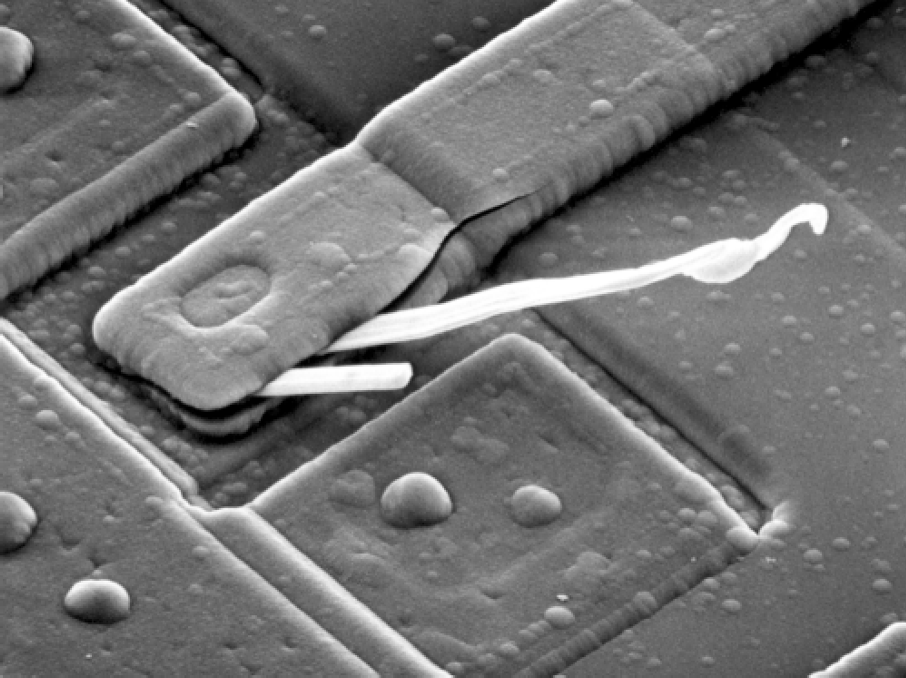
#> input picture DIP/DIP3E_CH04_Original_Images/DIP3E_Original_Images_CH04/Fig0429(a)(blown_ic).tif, 906 x 678 px, found by its file name
$ jupyter execute CSE_4734_L5.ipynb
#> lines starting #> are read from the running program, lines starting #| are printed output that depends on the picture
#Task 1: Low Pass Filters
You are required to implement three functions corresponding to three types of low pass filters. These are:
<ol>
<li> Ideal low pass filter </li>

<li> Butterworth filter </li>

<li> Gaussian filter </li>
</ol>
For each of these filters, we will be considering a parameter, $D_0$, which denotes the cutoff frequency. And in case of the Butterworth filter, we will consider an additional parameter, $n$, which denotes the order.

Complete the three functions given in the following code cells:

[cell 1]
import numpy as np
import cv2

[cell 2]
def idealLPF(image, D0):
  #Complete the code to implement this function

  #Define the filter H
  rows, cols = image.shape

  # Find the center coordinates
  crow, ccol = rows // 2, cols // 2


  u = np.arange(rows)
  v = np.arange(cols)
  U, V = np.meshgrid(u, v, indexing='ij')

  distance = np.sqrt((U - crow)**2 + (V - ccol)**2)

  # Initialize H with zeros
  H = np.zeros(image.shape)

  H[distance <= D0] = 1


  #Apply the filter

  ## Utilize the following code segment
  # Apply the 2D DFT and then shift the transformed domain.
  fshift = np.fft.fftshift(np.fft.fft2(image))

  # Apply the filter in the frequency domain
  fshift_filtered = fshift * H

  # Shift (inverse) the transformed domain and apply the 2D Inverse DFT.
  img_filtered = np.fft.ifft2(np.fft.ifftshift(fshift_filtered))

  # Take the magnitude of the complex values.
  blur_image = np.abs(img_filtered)

  return blur_image

[cell 3]
import matplotlib.pyplot as plt
import cv2
import numpy as np
import os

# Plot original vs low pass filtered image here


image = cv2.imread("/content/Fig0429(a)(blown_ic).tif", cv2.IMREAD_GRAYSCALE)
#> image is the input picture: shape (678, 906); min 0, max 255, mean 112.6
idealLPFImage = idealLPF(image, 50)

fig, axes = plt.subplots(1, 2, figsize=(12, 6))

axes[0].imshow(image, cmap='gray')
axes[0].set_title('Original Image')
axes[0].axis('off')

axes[1].imshow(idealLPFImage, cmap='gray')
axes[1].set_title('Ideal Low Pass Filter (D0=50)')
axes[1].axis('off')

plt.tight_layout()
plt.show()
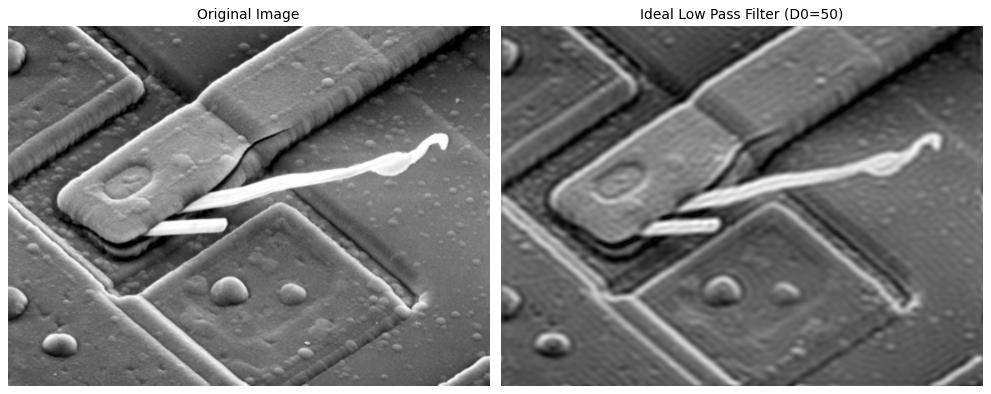
#> figure drawn by matplotlib, 2 panels

[cell 4]
def butterworthLPF(image, D0, n):
  #Define the filter H
  rows, cols = image.shape

  # Find the center coordinates
  crow, ccol = rows // 2, cols // 2


  u = np.arange(rows)
  v = np.arange(cols)
  U, V = np.meshgrid(u, v, indexing='ij')

  distance = np.sqrt((U - crow)**2 + (V - ccol)**2)

  # Initialize H with zeros
  H = np.zeros(image.shape)

  H = 1 / (1 + (distance / D0)**(2*n))


  #Apply the filter

  ## Utilize the following code segment
  # Apply the 2D DFT and then shift the transformed domain.
  fshift = np.fft.fftshift(np.fft.fft2(image))

  # Apply the filter in the frequency domain
  fshift_filtered = fshift * H

  # Shift (inverse) the transformed domain and apply the 2D Inverse DFT.
  img_filtered = np.fft.ifft2(np.fft.ifftshift(fshift_filtered))

  # Take the magnitude of the complex values.
  blur_image = np.abs(img_filtered)

  return blur_image

[cell 5]
import matplotlib.pyplot as plt
import cv2
import numpy as np
import os

# Plot original vs low pass filtered image here


image = cv2.imread("/content/Fig0429(a)(blown_ic).tif", cv2.IMREAD_GRAYSCALE)
butterworthLPFImage = butterworthLPF(image, 50, 2)

fig, axes = plt.subplots(1, 2, figsize=(12, 6))

axes[0].imshow(image, cmap='gray')
axes[0].set_title('Original Image')
axes[0].axis('off')

axes[1].imshow(idealLPFImage, cmap='gray')
axes[1].set_title('ButterWorthLDF Image with D0 = 50 and n = 2')
axes[1].axis('off')

plt.tight_layout()
plt.show()

[cell 6]
def gaussianLPF(image, D0):
  #Define the filter H
  rows, cols = image.shape

  # Find the center coordinates
  crow, ccol = rows // 2, cols // 2


  u = np.arange(rows)
  v = np.arange(cols)
  U, V = np.meshgrid(u, v, indexing='ij')

  distance = np.sqrt((U - crow)**2 + (V - ccol)**2)

  # Initialize H with zeros
  H = np.zeros(image.shape)


  H = np.exp(-(distance**2) / (2 * (D0**2)))


  #Apply the filter

  ## Utilize the following code segment
  # Apply the 2D DFT and then shift the transformed domain.
  fshift = np.fft.fftshift(np.fft.fft2(image))

  # Apply the filter in the frequency domain
  fshift_filtered = fshift * H

  # Shift (inverse) the transformed domain and apply the 2D Inverse DFT.
  img_filtered = np.fft.ifft2(np.fft.ifftshift(fshift_filtered))

  # Take the magnitude of the complex values.
  blur_image = np.abs(img_filtered)

  return blur_image

# Task 1: Output and Analysis
For this task, use an appropriate image from Chapter 04.zip. Use your previously implemented functions to show the outputs of the three low pass filters on the sample image. Provide your analysis on the following observations:
<ol>
<li> Explain the reasons for the ringing effect in case of ideal low pass filter. </li>

<li> How can the Butterworth filter be made to have similar effect as the Ideal low pass filter? </li>

<li> How can the Butterworth filter be made to have similar effect as the Gaussian filter? </li>
</ol>

[cell 7]
#Generate output for Task 2 here
import matplotlib.pyplot as plt
import cv2
import numpy as np
import os

# Plot original vs low pass filtered image here


image = cv2.imread("/content/Fig0445(a)(characters_test_pattern).tif", cv2.IMREAD_GRAYSCALE)
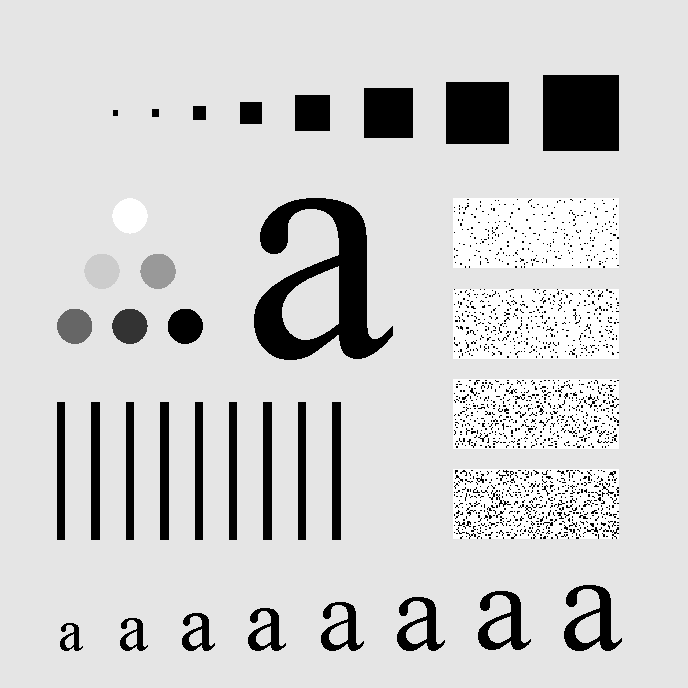
#> input picture DIP/DIP3E_CH04_Original_Images/DIP3E_Original_Images_CH04/Fig0445(a)(characters_test_pattern).tif, 688 x 688 px, found by its file name
#> image is the input picture: shape (688, 688); min 0, max 255, mean 207.3
idealLPFImage15 = idealLPF(image, 15)
idealLPFImage30 = idealLPF(image, 30)
idealLPFImage80 = idealLPF(image, 80)
#> call 4 of idealLPF, with D0 = 80
#> in idealLPF (call 4), `blur_image = np.abs(img_filtered)`:
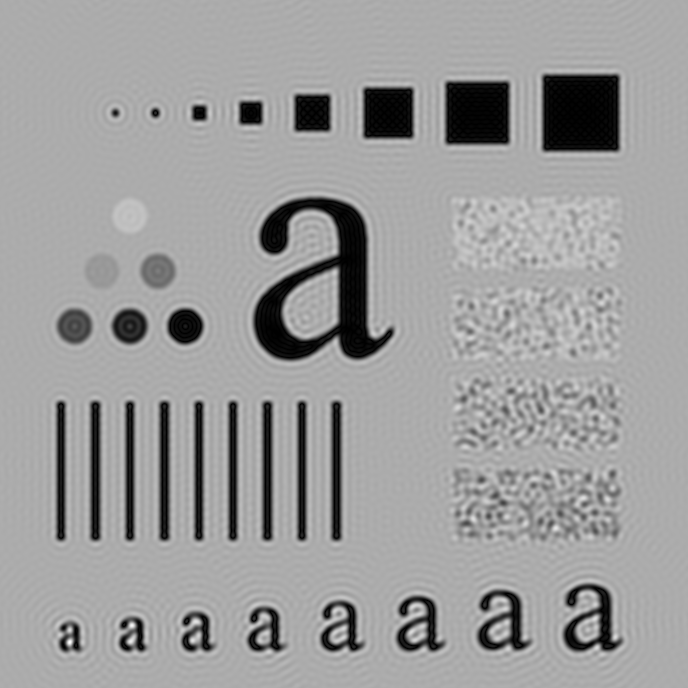
#> blur_image: shape (688, 688) float64; min 4.72e-05, max 339.5, mean 208.5; drawn with min black and max white
butterworthLPFImage15 = butterworthLPF(image, 15, 2)
butterworthLPFImage30 = butterworthLPF(image, 30, 2)
#> call 3 of butterworthLPF, with D0 = 30, n = 2
#> in butterworthLPF (call 3), `blur_image = np.abs(img_filtered)`:
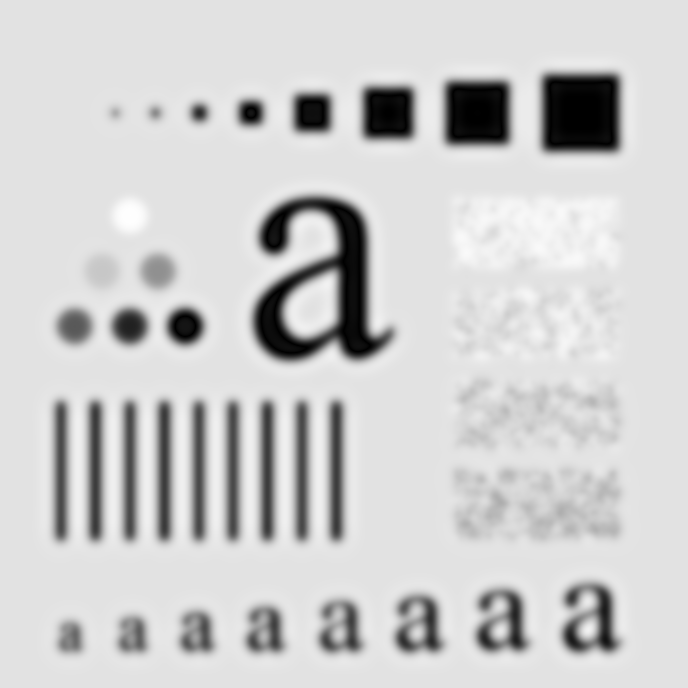
#> blur_image: shape (688, 688) float64; min 0.00194, max 257.5, mean 207.6; drawn with min black and max white
butterworthLPFImage80 = butterworthLPF(image, 80, 2)
#> call 4 of butterworthLPF, with D0 = 80, n = 2
#> in butterworthLPF (call 4), `blur_image = np.abs(img_filtered)`:
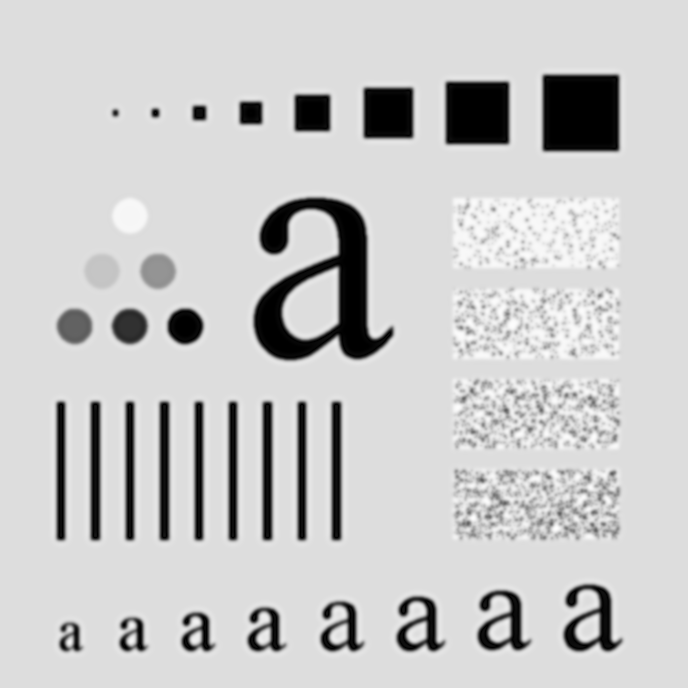
#> blur_image: shape (688, 688) float64; min 1.79e-08, max 263.5, mean 207.7; drawn with min black and max white
gaussianLPFImage80 = gaussianLPF(image, 80)
gaussianLPFImage15 = gaussianLPF(image, 15)
gaussianLPFImage30 = gaussianLPF(image, 30)


fig, axes = plt.subplots(3, 3, figsize=(12, 6))


axes[0][0].imshow(butterworthLPFImage15, cmap='gray')
axes[0][0].set_title('Butterworth LPF with D0 = 15 ')

axes[0][1].imshow(butterworthLPFImage30, cmap='gray')
axes[0][1].set_title('Butterworth LPF with D0 = 30')

axes[0][2].imshow(butterworthLPFImage80, cmap='gray')
axes[0][2].set_title('Butterworth LPF with D0 = 80')


axes[2][0].imshow(idealLPFImage15, cmap='gray')
axes[2][0].set_title('Ideal Low Pass Filter (D0=15)')

axes[2][1].imshow(idealLPFImage30, cmap='gray')
axes[2][1].set_title('Ideal Low Pass Filter (D0=30)')

axes[2][2].imshow(idealLPFImage80, cmap='gray')
axes[2][2].set_title('Ideal Low Pass Filter (D0=80)')


axes[1][1].imshow(gaussianLPFImage30, cmap='gray')
axes[1][1].set_title('Gaussian LPF with D0 = 30')

axes[1][2].imshow(gaussianLPFImage80, cmap='gray')
axes[1][2].set_title('Gaussian LPF with D0 = 80')

axes[1][0].imshow(gaussianLPFImage15, cmap='gray')
axes[1][0].set_title('Gaussian LPF with D0 = 15')


plt.tight_layout()
plt.show()

##Analysis:
[Write your analysis here]

# Task 2
For this task, you are required to write three functions  that will each convert the low pass filters implemented in Task 1 into their corresponding high pass versions.

[cell 8]
def idealHPF(image, D0):
  #Define the filter H
  rows, cols = image.shape

  # Find the center coordinates
  crow, ccol = rows // 2, cols // 2


  u = np.arange(rows)
  v = np.arange(cols)
  U, V = np.meshgrid(u, v, indexing='ij')

  distance = np.sqrt((U - crow)**2 + (V - ccol)**2)

  # Initialize H with zeros
  H = np.ones(image.shape)

  H[distance <= D0] = 0


  #Apply the filter

  ## Utilize the following code segment
  # Apply the 2D DFT and then shift the transformed domain.
  fshift = np.fft.fftshift(np.fft.fft2(image))

  # Apply the filter in the frequency domain
  fshift_filtered = fshift * H

  # Shift (inverse) the transformed domain and apply the 2D Inverse DFT.
  img_filtered = np.fft.ifft2(np.fft.ifftshift(fshift_filtered))

  # Take the magnitude of the complex values.
  blur_image = np.abs(img_filtered)

  return blur_image

[cell 9]
def butterworthHPF(image, D0, n):
  rows, cols = image.shape

  # Find the center coordinates
  crow, ccol = rows // 2, cols // 2


  u = np.arange(rows)
  v = np.arange(cols)
  U, V = np.meshgrid(u, v, indexing='ij')

  distance = np.sqrt((U - crow)**2 + (V - ccol)**2)

  # Initialize H with zeros
  H = np.ones(image.shape)

  epsilon = 1e-5

  # Now the center pixel (distance=0) becomes (distance=0.00001)
  # The formula becomes 1 / (1 + HugeNumber), which correctly results in 0.
  H = 1 / (1 + (D0 / (distance + epsilon))**(2*n))


  #Apply the filter

  ## Utilize the following code segment
  # Apply the 2D DFT and then shift the transformed domain.
  fshift = np.fft.fftshift(np.fft.fft2(image))

  # Apply the filter in the frequency domain
  fshift_filtered = fshift * H

  # Shift (inverse) the transformed domain and apply the 2D Inverse DFT.
  img_filtered = np.fft.ifft2(np.fft.ifftshift(fshift_filtered))

  # Take the magnitude of the complex values.
  blur_image = np.abs(img_filtered)
  return blur_image

[cell 10]
def gaussianHPF(image, D0):
  rows, cols = image.shape

  # Find the center coordinates
  crow, ccol = rows // 2, cols // 2


  u = np.arange(rows)
  v = np.arange(cols)
  U, V = np.meshgrid(u, v, indexing='ij')

  distance = np.sqrt((U - crow)**2 + (V - ccol)**2)

  # Initialize H with zeros
  H = np.ones(image.shape)

  H = np.exp(-(distance**2) / (2 * (D0**2)))


  #Apply the filter

  ## Utilize the following code segment
  # Apply the 2D DFT and then shift the transformed domain.
  fshift = np.fft.fftshift(np.fft.fft2(image))

  # Apply the filter in the frequency domain
  fshift_filtered = fshift * H

  # Shift (inverse) the transformed domain and apply the 2D Inverse DFT.
  img_filtered = np.fft.ifft2(np.fft.ifftshift(fshift_filtered))

  # Take the magnitude of the complex values.
  blur_image = np.abs(img_filtered)

  return blur_image

# Task 2: Output and Analysis
Use your previously implemented functions to show the output of the three high pass filtering techniques on an appropriate image.

Provide your analysis on the following topic:
<ol>
<li> Do we see the similar effect in ideal HPF as we did in case of ideal LPF? If so, then why? </li>

<li> How does filter cutoff frequency affect the extraction of edges in case of HPF? </li>
</ol>

[cell 11]
#Generate output for Task 2 here
import matplotlib.pyplot as plt
import cv2
import numpy as np
import os

# Plot original vs low pass filtered image here


image = cv2.imread("/content/Fig0445(a)(characters_test_pattern).tif", cv2.IMREAD_GRAYSCALE)
idealHPFImage15 = idealHPF(image, 15)
#> in idealHPF, `blur_image = np.abs(img_filtered)`:
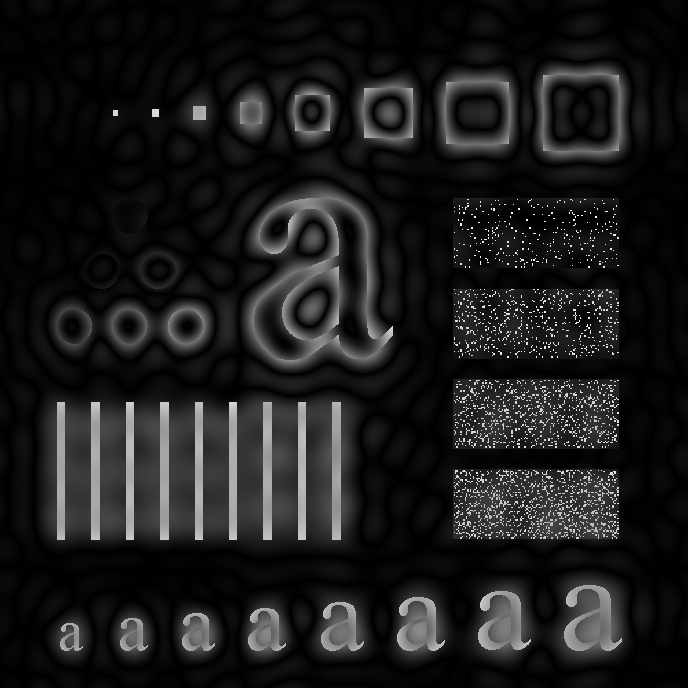
#> blur_image: shape (688, 688) float64; min 2.24e-05, max 257.4, mean 28.6; drawn with min black and max white
idealHPFImage30 = idealHPF(image, 30)
#> call 2 of idealHPF, with D0 = 30
#> in idealHPF (call 2), `blur_image = np.abs(img_filtered)`:
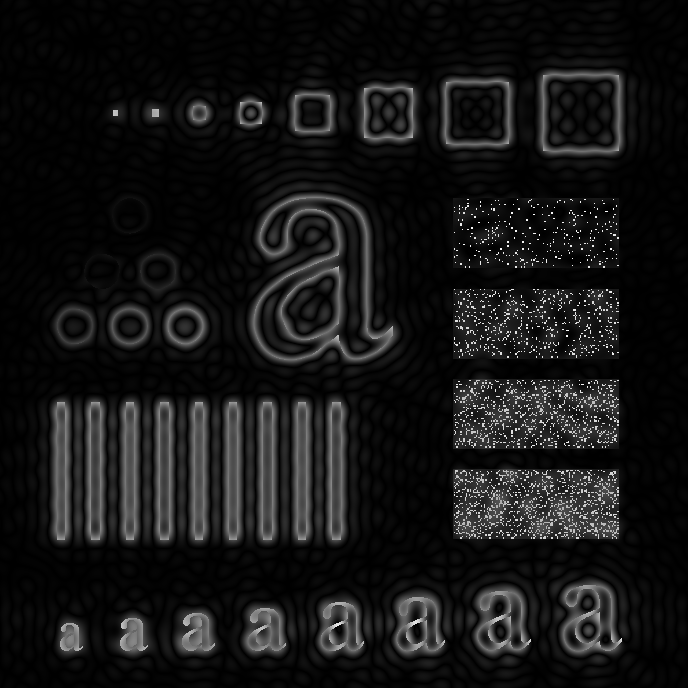
#> blur_image: shape (688, 688) float64; min 2.81e-05, max 256.1, mean 21.7; drawn with min black and max white
idealHPFImage80 = idealHPF(image, 80)
#> call 3 of idealHPF, with D0 = 80
#> in idealHPF (call 3), `blur_image = np.abs(img_filtered)`:
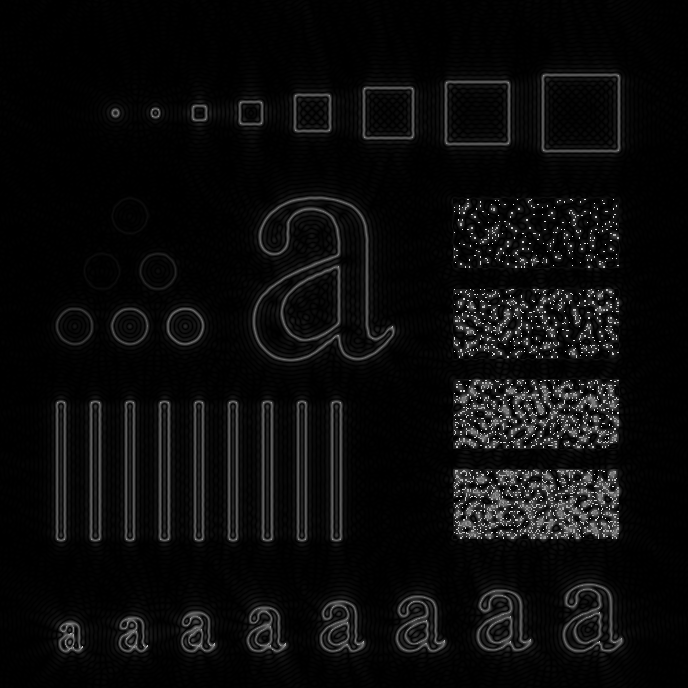
#> blur_image: shape (688, 688) float64; min 9.32e-06, max 266.6, mean 12.4; drawn with min black and max white
butterworthHPFImage15 = butterworthHPF(image, 15, 2)
#> in butterworthHPF, `blur_image = np.abs(img_filtered)`:
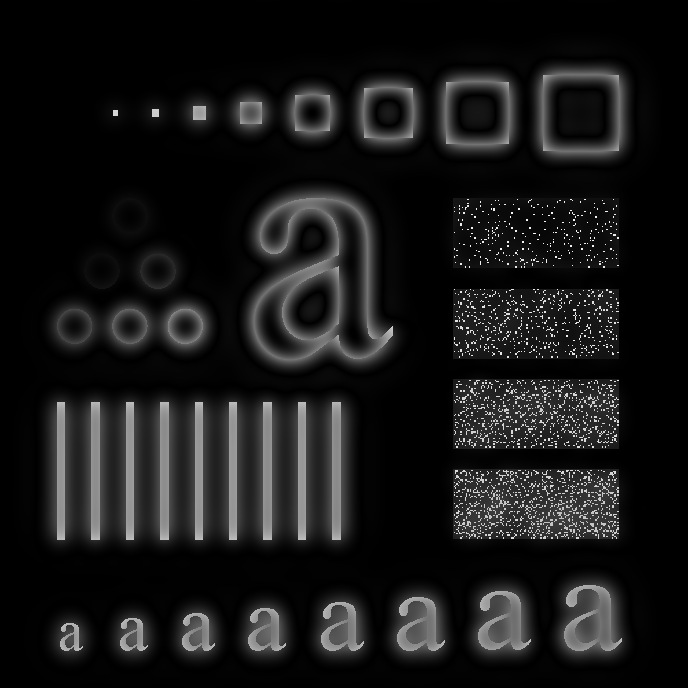
#> blur_image: shape (688, 688) float64; min 4.25e-07, max 247.7, mean 23.9
butterworthHPFImage30 = butterworthHPF(image, 30, 2)
#> call 2 of butterworthHPF, with D0 = 30, n = 2
#> in butterworthHPF (call 2), `blur_image = np.abs(img_filtered)`:
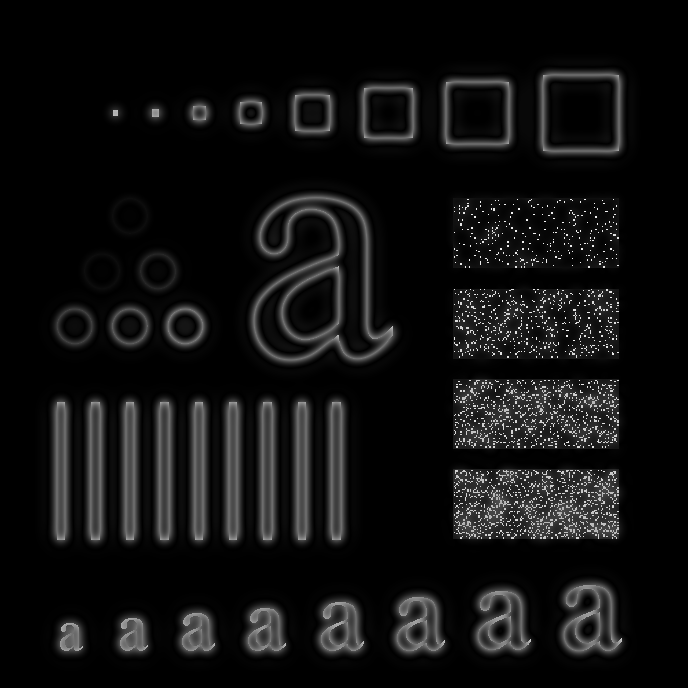
#> blur_image: shape (688, 688) float64; min 5.49e-12, max 250, mean 16.7
butterworthHPFImage80 = butterworthHPF(image, 80, 2)
gaussianHPFImage80 = gaussianHPF(image, 80)
gaussianHPFImage15 = gaussianHPF(image, 15)
gaussianHPFImage30 = gaussianHPF(image, 30)


fig, axes = plt.subplots(3, 3, figsize=(12, 6))


axes[0][0].imshow(butterworthHPFImage15, cmap='gray')
axes[0][0].set_title('Butterworth HPF with D0 = 15 ')

axes[0][1].imshow(butterworthHPFImage30, cmap='gray')
axes[0][1].set_title('Butterworth HPF with D0 = 30')

axes[0][2].imshow(butterworthHPFImage80, cmap='gray')
axes[0][2].set_title('Butterworth HPF with D0 = 80')


axes[2][0].imshow(idealHPFImage15, cmap='gray')
axes[2][0].set_title('Ideal High Pass Filter (D0=15)')

axes[2][1].imshow(idealHPFImage30, cmap='gray')
axes[2][1].set_title('Ideal High Pass Filter (D0=30)')

axes[2][2].imshow(idealHPFImage80, cmap='gray')
axes[2][2].set_title('Ideal High Pass Filter (D0=80)')


axes[1][1].imshow(gaussianHPFImage30, cmap='gray')
axes[1][1].set_title('Gaussian HPF with D0 = 30')

axes[1][2].imshow(gaussianHPFImage80, cmap='gray')
axes[1][2].set_title('Gaussian HPF with D0 = 80')

axes[1][0].imshow(gaussianHPFImage15, cmap='gray')
axes[1][0].set_title('Gaussian HPF with D0 = 15')


plt.tight_layout()
plt.show()
